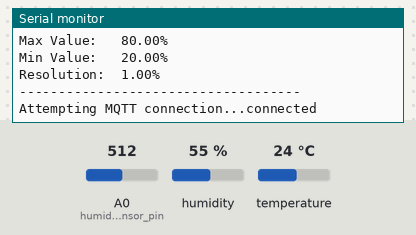
Bench run of a sketch on a simulated ESP8266 (NodeMCU). On the bench: the last lines printed to the serial monitor. The test bench sets the inputs (shaded band); at power-on: humidity 55 %, A0 (humidity_sensor_pin) = 512, temperature 24 °C. WiFi joins after 1.5 s; servers stay silent unless stated; no MQTT or app messages arrive unless stated.

Above: at 3.1 s.
3.2 s: humidity set to 22 %
At 14.4 s:
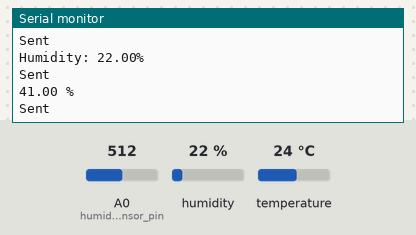
21.3 s: A0 (humidity_sensor_pin) set to 716
At 27.4 s:
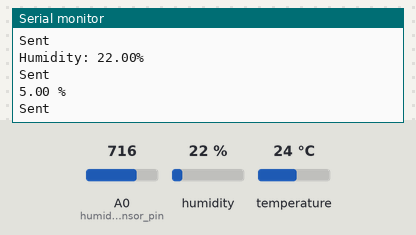
39.4 s: temperature set to 12 °C
57.5 s: A0 (humidity_sensor_pin) set to 900
At 62.7 s:
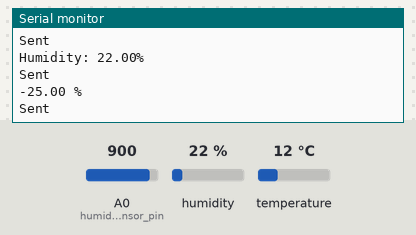
Timing chart, 0 to 64.2 s (numbered marks = the images above; inputs shaded):
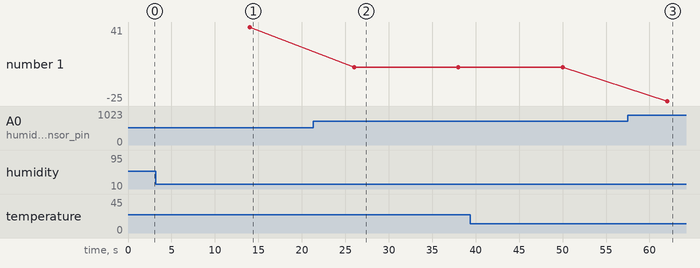

The sketch:

Temp_Over_MQTT.ino
```cpp
#include <Adafruit_Sensor.h>
#include <DHT.h>
#include <DHT_U.h>
//-----------------------
#include <EEPROM.h>
#include <ESP8266WiFi.h>
#include <PubSubClient.h>
#include <Wire.h>

const char* ssid = "Mi A3";                           //!!!!!!!!!!!!!!!!!!!!!
const char* password = "pak12345";                //!!!!!!!!!!!!!!!!!!!!!
const char* mqtt_server = "192.168.223.110";                 //!!!!!!!!!!!!!!!!!!!!!

WiFiClient espClient;
PubSubClient client(espClient);


#define DHTPIN D2
#define DHTTYPE    DHT11

#define humidity_sensor_pin  A0


DHT_Unified dht(DHTPIN, DHTTYPE);
uint32_t delayMS;

void reconnect() {
 // Loop until we're reconnected
 while (!client.connected()) {
 Serial.print("Attempting MQTT connection...");
 // Attempt to connect
 if (client.connect("ESP8266 Client-2")) {
  Serial.println("connected");
  // ... and subscribe to topic
  client.subscribe("ledStatus");
 } else {
  Serial.print("failed, rc=");
  Serial.print(client.state());
  Serial.println(" try again in 5 seconds");
  // Wait 5 seconds before retrying
  delay(5000);
  }
 }
}


void setup() {

Serial.begin(9600);
 WiFi.begin(ssid, password);
 while(WiFi.status() != WL_CONNECTED) {
      delay(500);
      Serial.println("Connecting to WiFi..");
  }
 Serial.println("Connected to the WiFi network");

 client.setServer(mqtt_server, 1883);
  dht.begin();
  Serial.println(F("DHTxx Unified Sensor Example"));
  // Print temperature sensor details.
  sensor_t sensor;
  dht.temperature().getSensor(&sensor);
  Serial.println(F("------------------------------------"));
  Serial.println(F("Temperature Sensor"));
  Serial.print  (F("Sensor Type: ")); Serial.println(sensor.name);
  Serial.print  (F("Driver Ver:  ")); Serial.println(sensor.version);
  Serial.print  (F("Unique ID:   ")); Serial.println(sensor.sensor_id);
  Serial.print  (F("Max Value:   ")); Serial.print(sensor.max_value); Serial.println(F("°C"));
  Serial.print  (F("Min Value:   ")); Serial.print(sensor.min_value); Serial.println(F("°C"));
  Serial.print  (F("Resolution:  ")); Serial.print(sensor.resolution); Serial.println(F("°C"));
  Serial.println(F("------------------------------------"));
  // Print humidity sensor details.
  dht.humidity().getSensor(&sensor);
  Serial.println(F("Humidity Sensor"));
  Serial.print  (F("Sensor Type: ")); Serial.println(sensor.name);
  Serial.print  (F("Driver Ver:  ")); Serial.println(sensor.version);
  Serial.print  (F("Unique ID:   ")); Serial.println(sensor.sensor_id);
  Serial.print  (F("Max Value:   ")); Serial.print(sensor.max_value); Serial.println(F("%"));
  Serial.print  (F("Min Value:   ")); Serial.print(sensor.min_value); Serial.println(F("%"));
  Serial.print  (F("Resolution:  ")); Serial.print(sensor.resolution); Serial.println(F("%"));
  Serial.println(F("------------------------------------"));
  // Set delay between sensor readings based on sensor details.
  delayMS = sensor.min_delay / 1000;

  pinMode(humidity_sensor_pin, INPUT);
}

void loop() {
if (!client.connected()) {
  reconnect();
 }
client.loop();
delay(10000);
Get_temp_hu();
read_Soil_moisture();
}

void Get_temp_hu(){
// Delay between measurements.
  delay(delayMS);
  // Get temperature event and print its value.
  sensors_event_t event;
  dht.temperature().getEvent(&event);
  if (isnan(event.temperature)) {
    Serial.println(F("Error reading temperature!"));
  }
  else {
    Serial.print(F("Temperature: "));
    Serial.print(event.temperature);
    client.publish("Temperature",String(event.temperature).c_str());
    Serial.println(F("°C"));
    Serial.println("Sent");
  }
 // Get humidity event and print its value.
  dht.humidity().getEvent(&event);
  if (isnan(event.relative_humidity)) {
    Serial.println(F("Error reading humidity!"));
  }
  else {
    Serial.print(F("Humidity: "));
    Serial.print(event.relative_humidity);
    client.publish("Humidity",String(event.relative_humidity).c_str());
    Serial.println(F("%"));
    Serial.println("Sent");
  }

}
void read_Soil_moisture() {
  double value = analogRead(humidity_sensor_pin);
  value = map(value,750,180,0,100);
  Serial.print(value);
  Serial.println(" %");
  client.publish("Garden",String(value).c_str());
  Serial.println("Sent");
}
```

Measured:
- after the input at 3.2 s, the serial monitor: prints a new line after 10.8 s (image 1)
- after the input at 21.3 s, the serial monitor: prints a new line after 4.7 s (image 2)
- after the input at 57.5 s, the serial monitor: prints a new line after 4.5 s (image 3)
- plotted number 1: 41 → 5 after the input at 21.3 s, 5 → -25 after the input at 57.5 s
